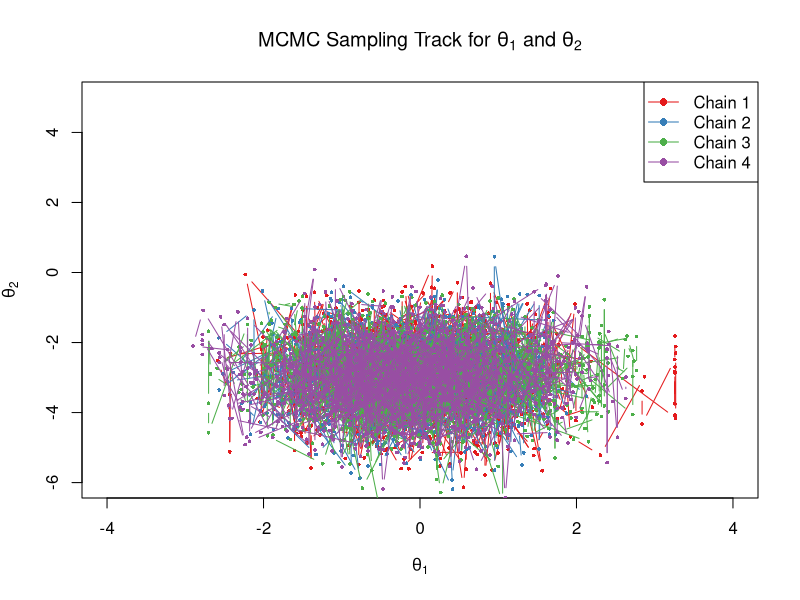
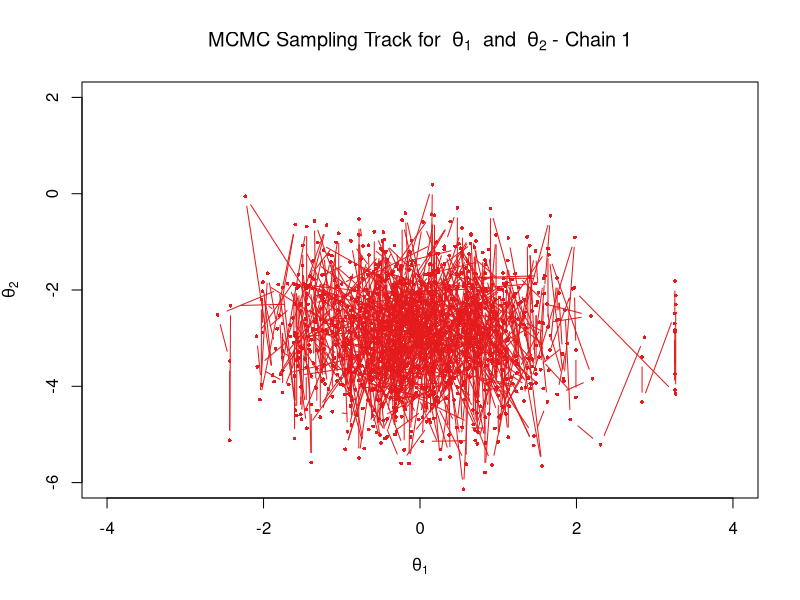
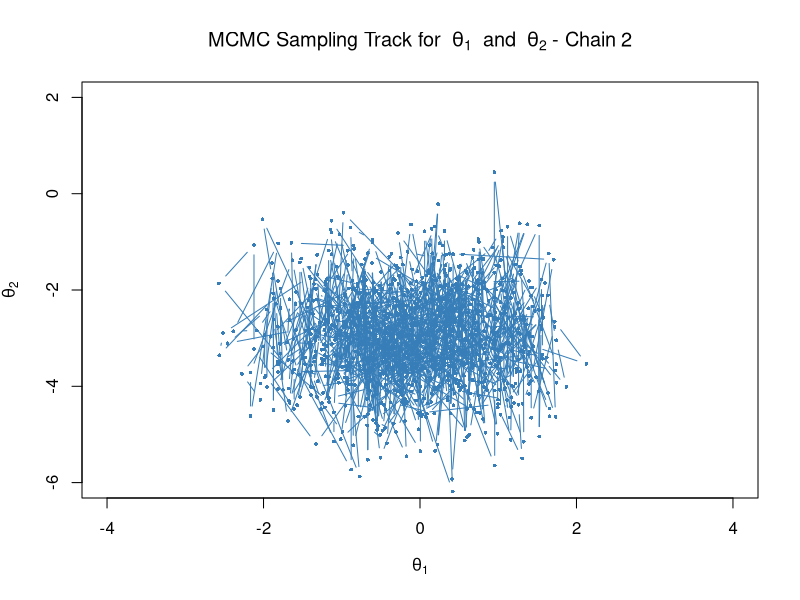
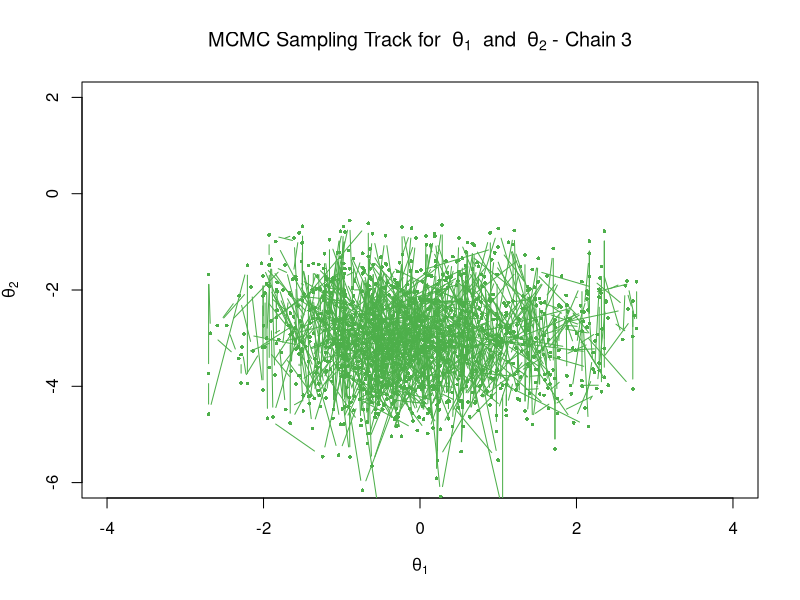
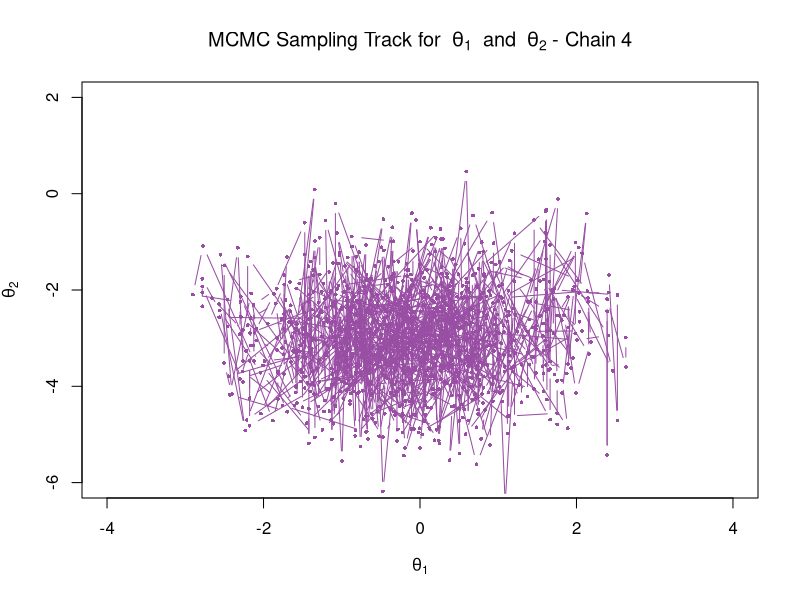

Write R code to recreate these figures, in order.
# sample path of 4 chain MCMC
log_joint_density <- function(theta) {
  t1 <- theta[1]
  t2 <- theta[2]
  log_p_t1 <- dnorm(t1, 0, 1, log = TRUE)
  log_p_t2_given_t1 <- dnorm(t2, 0.03 * (t1^2 - 100), 1, log = TRUE)
  return(log_p_t1 + log_p_t2_given_t1)
}

# func for metropolis
run_metropolis_chain <- function(n_samples, init_theta, proposal_sd = 0.5) {
  # initialization phase
  samples <- matrix(NA, nrow = n_samples, ncol = 2)
  current_theta <- init_theta
  samples[1, ] <- current_theta
  
  for (i in 2:n_samples) {
    # proposal is theta1 at s + x, where x ~norm(0, 0.5)
    proposal_theta1 <- current_theta
    proposal_theta1[1] <- current_theta[1] + rnorm(1, mean = 0, sd = proposal_sd)
    # check r
    log_acc_ratio <- log_joint_density(proposal_theta1) - log_joint_density(current_theta)
    if (log(runif(1)) < log_acc_ratio) {
      current_theta[1] <- proposal_theta1[1]
    }
    
    # update theta2 by Gibbs
    mean_t2 <- 0.03 * (current_theta[1]^2 - 100)
    current_theta[2] <- rnorm(1, mean = mean_t2, sd = 1)
    # update the theta vector
    samples[i, ] <- current_theta
  }
  return(samples) # Return both theta1 and theta 2
}

# [Keep your log_joint_density and run_metropolis_chain functions exactly as they are]

set.seed(123)
n_samples <- 1100
n_chains_4 <- 4

theta1_matrix_4 <- matrix(NA, nrow = n_samples, ncol = n_chains_4)
theta2_matrix_4 <- matrix(NA, nrow = n_samples, ncol = n_chains_4)

# Define 4 distinct colors for the 4 chains
chain_colors <- c("#E41A1C", "#377EB8", "#4DAF4A", "#984EA3") 

# Set up a single plot window first so all chains overlay on the same graph

plot(NULL, 
     xlim = c(-4, 4),     # Reasonable range for theta1
     ylim = c(-6, 5),     # Reasonable range for theta2
     main = expression("MCMC Sampling Track for " * theta[1] * " and " * theta[2]),   
     xlab = expression(theta[1]), 
     ylab = expression(theta[2]))

# Loop to run chains and plot them
for (j in 1:n_chains_4) {
  
  # 1. Generate a unique random starting point for EACH chain
  init_point <- c(runif(1, -3, 3), runif(1, -10, 0)) 
  
  # 2. FIX: Run the chain ONCE and store the 2D matrix
  chain_output <- run_metropolis_chain(n_samples, init_point, proposal_sd = 0.5)
  
  # 3. Separate the components into your matrices
  theta1_matrix_4[, j] <- chain_output[, 1]
  theta2_matrix_4[, j] <- chain_output[, 2]
  
  # 4. Draw the track for this chain
  # type = "b" draws both points and lines connecting them in order of the rows
  lines(theta1_matrix_4[, j], 
        theta2_matrix_4[, j],
        type = "b",
        col = chain_colors[j], 
        pch = 16,             # Solid circles for points
        cex = 0.5,            # Make points slightly smaller so it's less crowded
        lwd = 1)              # Line width
}

# Add a simple legend to identify the chains
legend("topright", 
       legend = paste("Chain", 1:4), 
       col = chain_colors, 
       lty = 1, 
       pch = 16)

# separate plots:
for (j in 1:n_chains_4) {
  plot(NULL, 
       xlim = c(-4, 4),     # Reasonable range for theta1
       ylim = c(-6, 2),     # Reasonable range for theta2
       main = bquote("MCMC Sampling Track for " ~ theta[1] ~ " and " ~ theta[2] ~ "- Chain" ~ .(j)),  
       xlab = expression(theta[1]), 
       ylab = expression(theta[2]))
  lines(theta1_matrix_4[, j], 
        theta2_matrix_4[, j],
        type = "b",
        col = chain_colors[j], 
        pch = 16,             # Solid circles for points
        cex = 0.5,            # Make points slightly smaller so it's less crowded
        lwd = 1) 
} 
